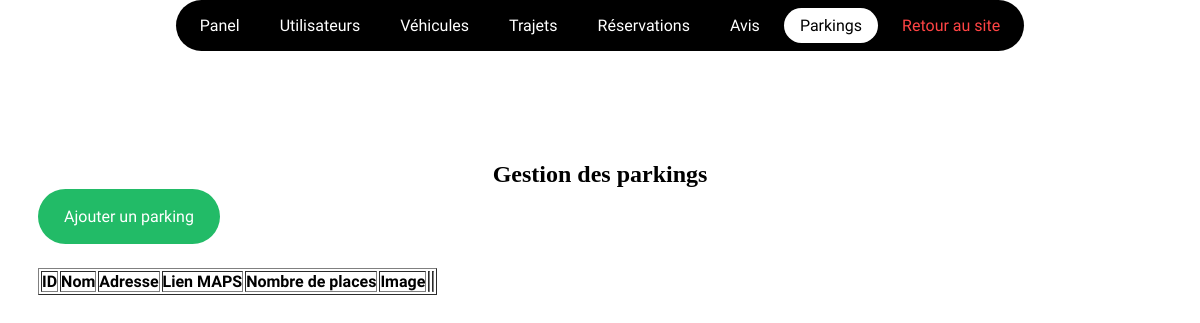
The page /admin/parkings/index.php on the database as committed earlier.
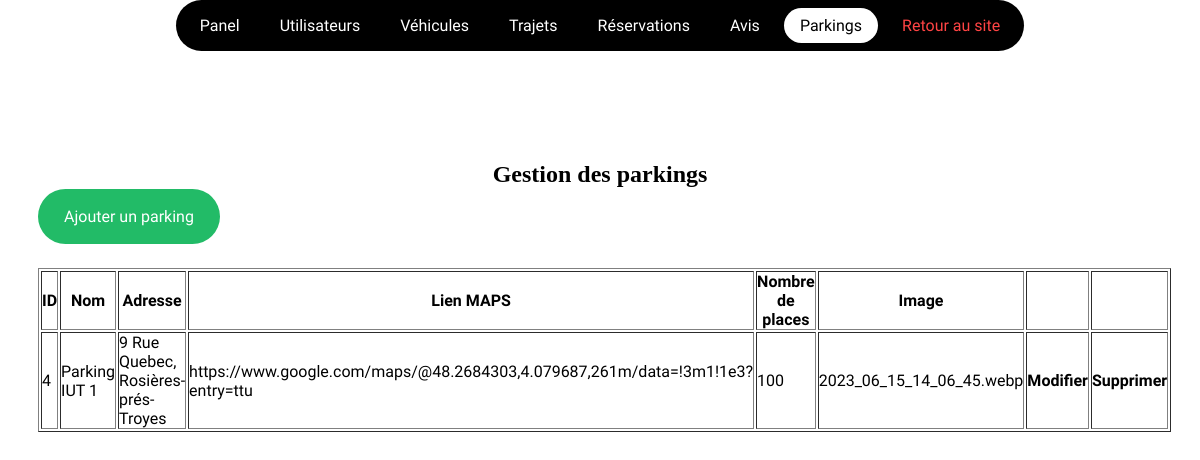
The same page on the database as committed later.
### tables this page shows
CREATE TABLE `parkings` (
  `id` int(11) NOT NULL AUTO_INCREMENT,
  `name` varchar(50) DEFAULT NULL,
  `address` varchar(100) DEFAULT NULL,
  `location` varchar(500) DEFAULT NULL,
  `spaces` smallint(3) DEFAULT NULL,
  `picture` varchar(50) DEFAULT NULL,
  PRIMARY KEY (`id`)
);

### admin/parkings/index.php (called while the page is built, shortened)
<?php
require '../../layouts/crud.php';

### views/admin/parkings/index.php (the view, shortened to what this page needs)
<?php
    $bd = dbConnect();
    $query = $bd->prepare('SELECT * FROM parkings ORDER BY name ASC');
    $query->execute();
    $parkings = $query->fetchAll();
?>
<section class="container">
    <h1 class="center">Gestion des parkings</h1>
    <a href="create.php" class="btn green">Ajouter un parking</a>
    <table border style="margin-top: 24px;">
        <thead>
            <tr>
                <th>ID</th>
                <th>Nom</th>
                <th>Adresse</th>
                <th>Lien MAPS</th>
                <th>Nombre de places</th>
                <th>Image</th>
                <th></th>
                <th></th>
            </tr>
        </thead>
        <tbody>
            <?php foreach ($parkings as $parking) : ?>
                <tr>
                    <td><?= $parking['id'] ?></td>
                    <td><?= $parking['name'] ?></td>
                    <td><?= $parking['address'] ?></td>
                    <td><?= $parking['location'] ?></td>
                    <td><?= $parking['spaces'] ?></td>
                    <td><?= $parking['picture'] ?></td>
                    <th><a href="modifications.php?id=<?= $parking['id'] ?>">Modifier</a></th>
                    <th><a href="delete.php?id=<?= $parking['id'] ?>">Supprimer</a></th>
                </tr>
            <?php endforeach; ?>
        </tbody>
    </table>
</section>

Rows that differ between the two databases and show on the page:
added parkings: id "4", name "Parking IUT 1", address "9 Rue Quebec, Rosières-prés-Troyes", location "https://www.google.com/maps/@48.2684303,4.079687,261m/data=!3m1!1e3?entry=ttu", spaces "100", picture "2023_06_15_14_06_45.webp"
